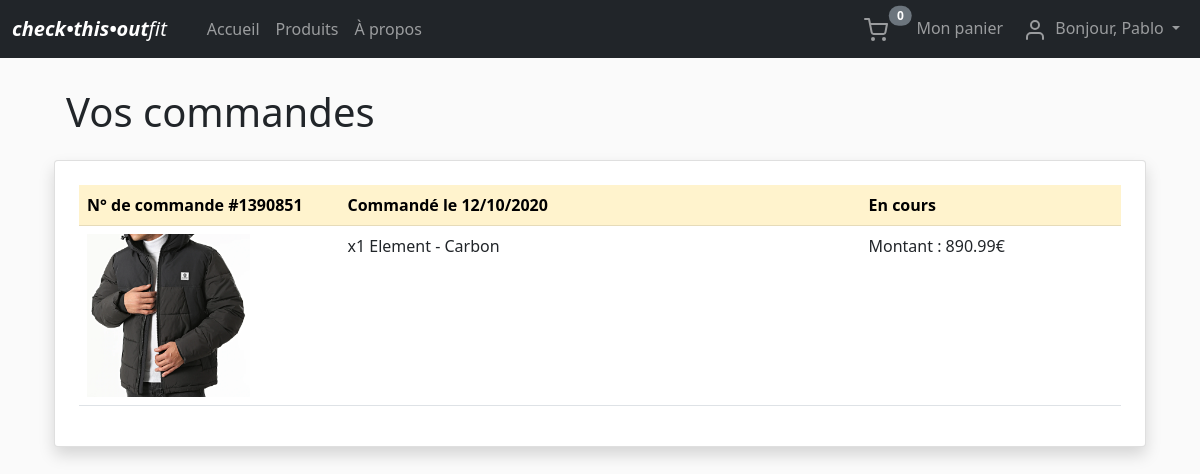
Before: /commandes.php (signed in) with the older database file.
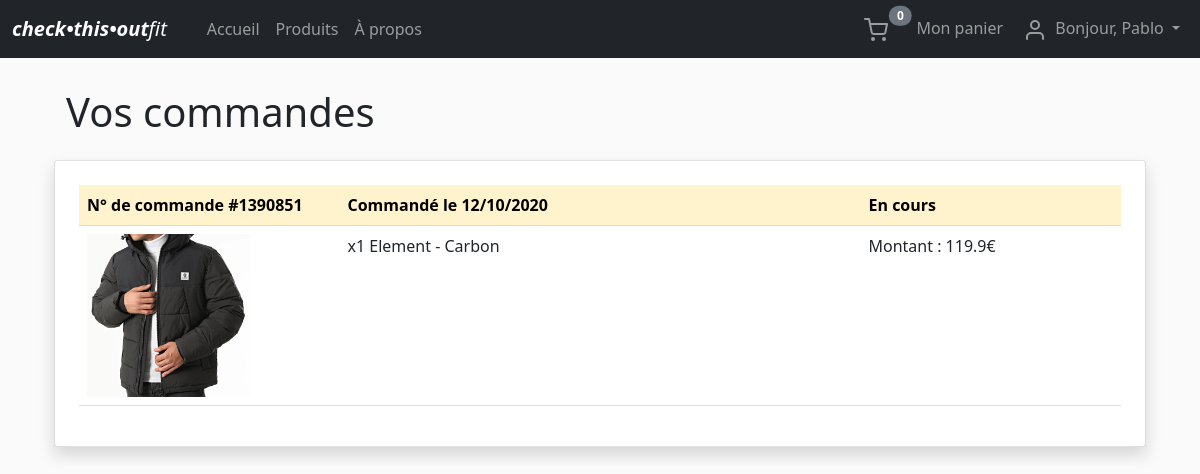
After: the same page with the newer database file.
### tables this page shows
CREATE TABLE Lignescommandes (
    idLigneCommande INT AUTO_INCREMENT,
    idCommande INT REFERENCES Commandes(idCommande),
    idProduit INT REFERENCES Produits(idProduit),
    quantite INT,
    montant FLOAT,
    PRIMARY KEY (idLigneCommande)
);

CREATE TABLE Produits (
    idProduit INT AUTO_INCREMENT,
    nom VARCHAR(255),
    marque VARCHAR(255),
    categorie VARCHAR(255),
    descriptif VARCHAR(255),
    photo VARCHAR(255),
    prix FLOAT,
    stock INT,
    couleur VARCHAR(255),
    PRIMARY KEY (idProduit)
);

### commandes.php (the view, shortened to what this page needs)
<?php
    include 'bdd.php';
?>
<!DOCTYPE html>
<html lang="fr">
<head>
    <link rel="stylesheet" href="https://cdn.jsdelivr.net/npm/bootstrap@5.1.3/dist/css/bootstrap.min.css">
    <link rel="stylesheet" href="style.css">
</head>
<body>
    <?php
        include 'nav.php';
    ?>
    <main class="container pt-5">
        <div class="row p-4">
            <?php
                $email = $_SESSION['user']['email'];
                $getcommandes=$bdd->prepare("SELECT *,DATE_FORMAT(dateCommande, '%d/%m/%Y') as dateCommandeF FROM Commandes WHERE email=? ORDER BY dateCommande DESC");
                $getcommandes->execute(array($email));
                $commandesdata=$getcommandes->fetchAll();
            ?>
            <h3 class="display-6 mb-4 mt-3">Vos commandes</h3>
                <?php
                    foreach($commandesdata as $commande){
                        echo '<div class="card shadow p-4 mb-5">';
                        echo '<table class="table">';
                        echo '<tr>';
                        if($commande['etat'] == "Livré"){
                            $couleur = "success";
                        } else {
                            $couleur = "warning";
                        }
                        echo '<th class="col-3 table-' . $couleur . '">N° de commande #139085' . $commande['idCommande'] . '</th>';
                        echo '<th class="col-6 table-' . $couleur . '">Commandé le ' . $commande['dateCommandeF'] . '</th>';
                        echo '<th class="col-2 table-' . $couleur . '">' . $commande['etat'] . '</th>';
                        echo '</tr>';
                        $getlignescommandes=$bdd->prepare("SELECT * FROM Lignescommandes,Produits WHERE Lignescommandes.idProduit = Produits.idProduit AND idCommande=?");
                        $getlignescommandes->execute(array($commande['idCommande']));
                        $lignescommandesdata=$getlignescommandes->fetchAll();
                        foreach($lignescommandesdata as $lignecommande){
                            echo '<tr>';
                            echo '<td class="col-3"><img src="' . $lignecommande['photo'] . '" class="col-8 img-fluid d-none d-md-block"></td>';
                            echo '<td class="col-6">x' . $lignecommande['quantite'] . ' ' . $lignecommande['marque'] . ' - ' . $lignecommande['nom'] . '</td>';
                            echo '<td class="col-4">Montant : ' . $lignecommande['montant'] . '€</td>';
                            echo '</tr>';
                        }
                        echo '</table>';
                        echo '</div>';
                    }
                ?>
        </div>
    </main>
</body>
</html>

Changed rows visible on the page:
changed lignescommandes "Element": montant "890.99" → "119.9"
